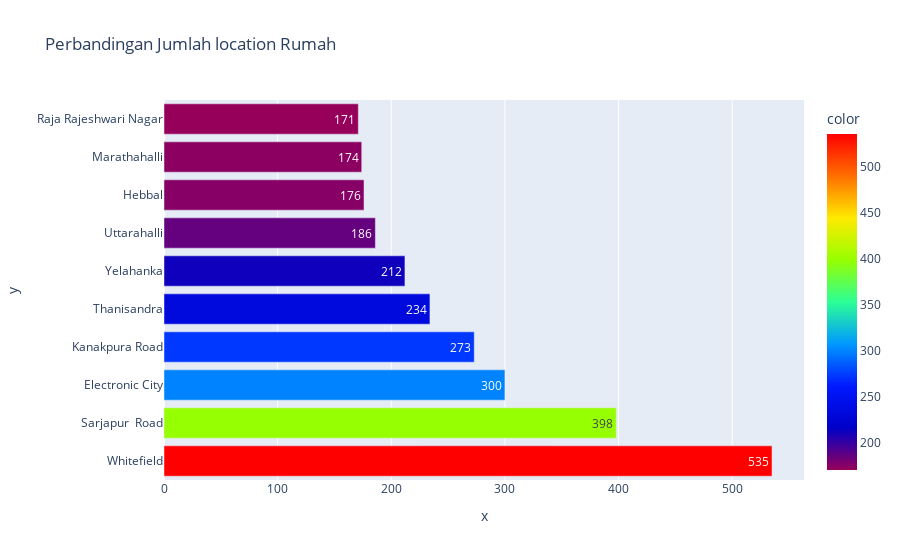

Write notebook code for a chart like this one.
### Code cell
loc = df['location'].value_counts()
loc = dict(loc)
fig = go.Figure()
fig = px.bar(y= list(loc.keys())[0:10], 
            x=list(loc.values())[0:10],
            text=list(loc.values())[0:10],
            orientation='h',
            color=list(loc.values())[0:10],
            color_continuous_scale = 'Rainbow',
            title='Perbandingan Jumlah location Rumah')
fig.show()

### Figure 1 — Plotly figure (JSON) as saved in the notebook; plotly's stock layout.template omitted (floating-point values rounded to 4 significant figures)
{"data": [{"alignmentgroup": "True", "hovertemplate": "x=%{x}<br>y=%{y}<br>text=%{text}<br>color=%{marker.color}<extra></extra>", "legendgroup": "", "marker": {"color": [535, 398, 300, 273, 234, 212, 186, 176, 174, 171], "coloraxis": "coloraxis", "pattern": {"shape": ""}}, "name": "", "offsetgroup": "", "orientation": "h", "showlegend": false, "text": [535, 398, 300, 273, 234, 212, 186, 176, 174, 171], "textposition": "auto", "type": "bar", "x": [535, 398, 300, 273, 234, 212, 186, 176, 174, 171], "xaxis": "x", "y": ["Whitefield", "Sarjapur  Road", "Electronic City", "Kanakpura Road", "Thanisandra", "Yelahanka", "Uttarahalli", "Hebbal", "Marathahalli", "Raja Rajeshwari Nagar"], "yaxis": "y"}], "layout": {"barmode": "relative", "coloraxis": {"colorbar": {"title": {"text": "color"}}, "colorscale": [[0, "rgb(150,0,90)"], [0.125, "rgb(0,0,200)"], [0.25, "rgb(0,25,255)"], [0.375, "rgb(0,152,255)"], [0.5, "rgb(44,255,150)"], [0.625, "rgb(151,255,0)"], [0.75, "rgb(255,234,0)"], [0.875, "rgb(255,111,0)"], [1, "rgb(255,0,0)"]]}, "legend": {"tracegroupgap": 0}, "title": {"text": "Perbandingan Jumlah location Rumah"}, "xaxis": {"anchor": "y", "domain": [0, 1], "title": {"text": "x"}}, "yaxis": {"anchor": "x", "domain": [0, 1], "title": {"text": "y"}}}}
